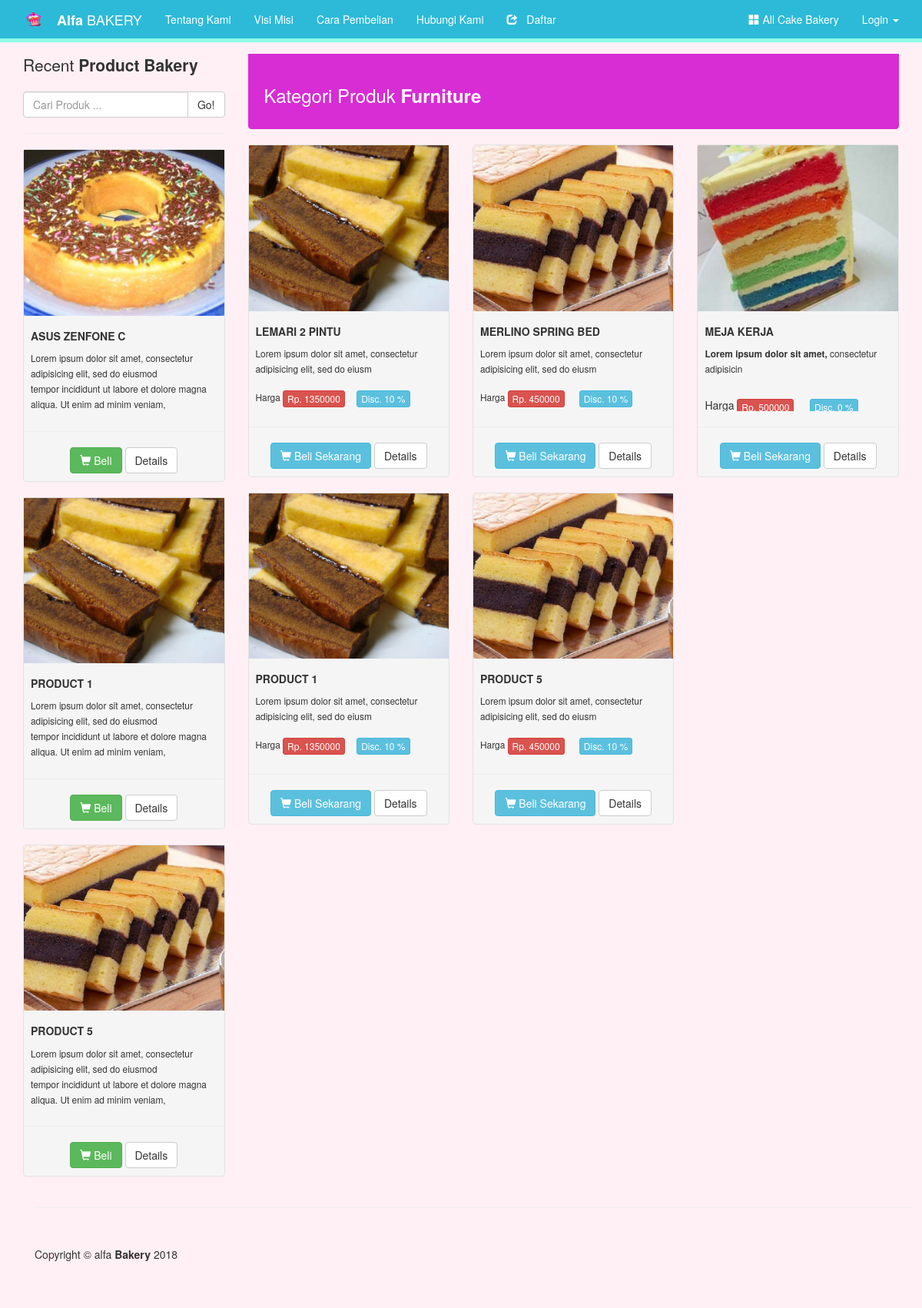
The page /?page=kategori&id=2 on the database its author committed.
### tables this page shows
CREATE TABLE IF NOT EXISTS `produk` (
`produk_id` int(5) NOT NULL,
  `id_kategori` int(5) NOT NULL,
  `nama_produk` varchar(100) NOT NULL,
  `deskripsi` text NOT NULL,
  `harga` int(20) NOT NULL,
  `stok` int(5) NOT NULL,
  `berat` decimal(5,2) unsigned NOT NULL DEFAULT '0.00',
  `tgl_masuk` date NOT NULL,
  `gambar` varchar(100) NOT NULL,
  `dibeli` int(5) NOT NULL DEFAULT '1',
  `diskon` int(5) NOT NULL
);

CREATE TABLE IF NOT EXISTS `kategori` (
`id_kategori` int(5) NOT NULL,
  `nama_kategori` varchar(100) NOT NULL
);

### Connections/olshop.php (called while the page is built, shortened)
<?php
if (!function_exists("GetSQLValueString")) {
function GetSQLValueString($theValue, $theType, $theDefinedValue = "", $theNotDefinedValue = "")
{
  $theValue = get_magic_quotes_gpc() ? stripslashes($theValue) : $theValue;
  $theValue = function_exists("mysql_real_escape_string") ? mysql_real_escape_string($theValue) : mysql_escape_string($theValue);
  switch ($theType) {
    case "long":
    case "int":
      $theValue = ($theValue != "") ? intval($theValue) : "NULL";
      break;
  }
  return $theValue;
}
}
?>

### kategori.php (the view, shortened to what this page needs)
<div class="list-group">
      <a href="#" class="list-group-item active">
        <h3> Kategori Produk <strong><?php echo $row_rs_kategori_judul['nama_kategori']; ?> </strong></h3>
      </a>
</div>
<?php if ($totalRows_rs_detail_kategori > 0) { ?>
<div class="row">
  <?php do { ?>
    <div class="col-md-4">
      <div class="thumbnail well">
        <img src="logged/gambar/<?php echo $row_rs_detail_kategori['gambar']; ?>" alt="Image" class="img-thumbnails">
        <div class="caption">
          <h5 class="text-uppercase"><strong><?php echo $row_rs_detail_kategori['nama']; ?></strong></h5>
			<small><?php echo $row_rs_detail_kategori['desk']; ?></small><br />
		<small>
        <table width="208" height="60" cellpadding="2" cellspacing="2">
          <tr>
            <td>Harga <span class="btn btn-xs btn-danger">Rp.
                <?php
							  $dis = ($row_rs_detail_kategori['diskon'] / 100) *  $row_rs_detail_kategori['harga'];
							  $hasil =  $row_rs_detail_kategori['harga'] - $dis;
							  echo $hasil; ?>
            </span></td>
            <td>&nbsp;</td>
            <td><span class="btn btn-xs btn-info">Disc. <?php echo $row_rs_detail_kategori['diskon']; ?> %</span></td>
          </tr>
        </table>
		</small>
		</div>
        <hr>
        <form action="<?php echo $editFormAction; ?>" method="post" name="form2" id="form2">
          <p align="center"><span class="text-center">
                   <?php if ($row_rs_detail_kategori['stok'] > 0) { ?>
                            <a href="?page=login" class="btn btn-info"><span class="glyphicon glyphicon-shopping-cart"></span> Beli Sekarang</a>
                          <?php }	?>
                  </span>
          </a> <a href="?page=details&produk_id=<?php echo $row_rs_detail_kategori['produk_id']; ?>" class="btn btn-default" role="button">Details</a></span><input type="hidden" name="MM_insert" value="form2" />
        </p>
          </form>
      </div>
    </div>
    <?php } while ($row_rs_detail_kategori = mysql_fetch_assoc($rs_detail_kategori)); ?>
</div>
<?php } ?>

### index.php (shortened to what this page needs)
<?php require_once('Connections/olshop.php');
$maxRows_rs_product = 3;
$pageNum_rs_product = 0;
$startRow_rs_product = $pageNum_rs_product * $maxRows_rs_product;
if (isset($_POST['button'])) {
	$cari = $_POST['nama_produk'];
	$query_rs_product = "SELECT *, LEFT(produk.deskripsi, 250) as desk FROM produk WHERE produk.nama_produk LIKE '%".$cari."%'";
	$query_limit_rs_product = sprintf("%s LIMIT %d, %d", $query_rs_product, $startRow_rs_product, $maxRows_rs_product);
	$rs_product = mysql_query($query_limit_rs_product, $olshop) or die(mysql_error());
	$row_rs_product = mysql_fetch_assoc($rs_product);
}else{
	$query_rs_product = "SELECT *, LEFT(produk.deskripsi, 250) as desk FROM produk ORDER BY RAND()";
	$query_limit_rs_product = sprintf("%s LIMIT %d, %d", $query_rs_product, $startRow_rs_product, $maxRows_rs_product);
	$rs_product = mysql_query($query_limit_rs_product, $olshop) or die(mysql_error());
	$row_rs_product = mysql_fetch_assoc($rs_product);
}
if (isset($_GET['totalRows_rs_product'])) {
  $totalRows_rs_product = $_GET['totalRows_rs_product'];
} else {
  $all_rs_product = mysql_query($query_rs_product);
  $totalRows_rs_product = mysql_num_rows($all_rs_product);
}
$colname_rs_detail_kategori = "-1";
if (isset($_GET['id'])) {
  $colname_rs_detail_kategori = $_GET['id'];
}
$query_rs_detail_kategori = sprintf("SELECT *, LEFT(deskripsi, 70) as desk, LEFT(nama_produk, 20) as nama FROM produk WHERE id_kategori = %s", GetSQLValueString($colname_rs_detail_kategori, "int"));
$rs_detail_kategori = mysql_query($query_rs_detail_kategori, $olshop) or die(mysql_error());
$row_rs_detail_kategori = mysql_fetch_assoc($rs_detail_kategori);
$totalRows_rs_detail_kategori = mysql_num_rows($rs_detail_kategori);
$colname_rs_kategori_judul = "-1";
if (isset($_GET['id'])) {
  $colname_rs_kategori_judul = $_GET['id'];
}
$query_rs_kategori_judul = sprintf("SELECT * FROM kategori WHERE id_kategori = %s", GetSQLValueString($colname_rs_kategori_judul, "int"));
$rs_kategori_judul = mysql_query($query_rs_kategori_judul, $olshop) or die(mysql_error());
$row_rs_kategori_judul = mysql_fetch_assoc($rs_kategori_judul);
?>
<!DOCTYPE html>
<html lang="en">
<head>
    <link href="assets/css/bootstrap.min.css" rel="stylesheet">
    <link href="assets/css/shop-homepage.css" rel="stylesheet">
    <link href="assets/css/animate.css" rel="stylesheet">
    <link rel="stylesheet" type="text/css" href="assets/dist/sweetalert.css">
</head>
<body>
    <nav class="navbar navbar-inverse navbar-fixed-top" role="navigation">
        <div class="container">
             <div class="navbar-header">
               <a class="navbar-brand" href="#">
                <img alt="Brand" src="logged/gambar/bank/favicon.png" >
              </a>
              <a class="navbar-brand" href="index.php"><strong>Alfa </strong>BAKERY</a>
            </div>
            <div class="collapse navbar-collapse" id="bs-example-navbar-collapse-1">
                <ul class="nav navbar-nav">
                    <li><a href="?page=modul&v=1">Tentang Kami</a></li>
                    <li><a href="?page=modul&v=2">Visi Misi</a></li>
                    <li><a href="?page=modul&v=4">Cara Pembelian</a></li>
      				<li><a href="?page=modul&v=3">Hubungi Kami</a></li>
                    <li><a href="#" data-toggle="modal" data-target="#Register"><span class="glyphicon glyphicon-share"></span> &nbsp;&nbsp;Daftar</a></li>
      			</ul>
                     <ul class="nav navbar-nav navbar-right">
                  <li><a href="index.php" ><span class="glyphicon glyphicon-th-large"></span> All Cake Bakery</a></li>
                  <li class="dropdown">
                      <a href="#" class="dropdown-toggle" data-toggle="dropdown" role="button" aria-haspopup="true" aria-expanded="false"> Login <span class="caret"></span></a>
                    </li>
              </ul>
            </div>
        </div>
    </nav>
    <div class="container">
        <div class="row">
            <div class="col-md-3">
                <p class="lead">Recent <strong>Product Bakery</strong></p>
                <form action="" method="post" >
                    <div class="input-group">
                      <input type="text" class="form-control" name="nama_produk" placeholder="Cari Produk ...">
                      <span class="input-group-btn">
                        <button class="btn btn-default" name="button" type="submit">Go!</button>
                      </span>
                    </div>
                </form>
                <hr />
               		<?php if ($totalRows_rs_product > 0) {?>
					<?php do { ?>
                      <div class="thumbnail well">
                        <img src="logged/gambar/<?php echo $row_rs_product['gambar']; ?>" alt="Image" class="img-thumbnails">
                        <div class="caption">
                          <h5><strong><?php echo $row_rs_product['nama_produk']; ?></strong></h5>
                          <p><small><?php echo nl2br($row_rs_product['desk']); ?></small> </p>
                        </div>
                        <hr>
                        <p>
                        <center><a href="?page=login" class="btn btn-success"><span class="glyphicon glyphicon-shopping-cart"></span> Beli</a> <a href="?page=details&produk_id=<?php echo $row_rs_product['produk_id']; ?>" class="btn btn-default" role="button">Details</a></span>
                        </center>
                        </p>
                    </div>
                    <?php } while ($row_rs_product = mysql_fetch_assoc($rs_product)); ?>
                    <?php } ?>
                </div>
            <div class="col-md-9">
            	<div class="animated fadeIn">
                <?php
				   if(isset($_GET["page"]) && $_GET["page"] != "home"){
						if(file_exists(htmlentities($_GET["page"]).".php")){
							include(htmlentities($_GET["page"]).".php");
							}else{
							include("404.php");
							}
					   }else{
					  include("home.php");
					  }
				   ?>
            	</div>
            </div>
</div>
    <div class="container">
        <hr>
        <footer>
            <div class="row">
                <div class="col-lg-12">
                    <p>Copyright &copy; alfa <strong>Bakery</strong> 2018</p>
                </div>
          </div>
        </footer>
    </div>
                 <?php require_once('register.php'); ?>
</body>
</html>

### assets/css/shop-homepage.css (style rules this page uses)
body { padding-top: 70px; background-color: lavenderblush; }
.caption { height: 130px; overflow: hidden; }
.thumbnail img { width: 100%; }
.thumbnail { padding: 0; }
footer { margin: 50px 0; }

### rows shown on the page
produk: gambar (picture), nama_produk "ASUS ZENFONE C", desk "Lorem ipsum dolor sit amet, consectetur adipisicing elit, sed do eiusmod tempor incididunt ut labore et dolore magna aliqua. Ut enim ad minim veniam,"
produk: shows a picture, nama_produk "PRODUCT 1", desk "Lorem ipsum dolor sit amet, consectetur adipisicing elit, sed do eiusmod tempor incididunt ut labore et dolore magna aliqua. Ut enim ad minim veniam,", nama "PRODUCT 1", desk "Lorem ipsum dolor sit amet, consectetur adipisicing elit, sed do eiusm", hasil "1350000", diskon "10", stok "Beli Sekarang"
produk: shows a picture, nama_produk "PRODUCT 5", desk "Lorem ipsum dolor sit amet, consectetur adipisicing elit, sed do eiusmod tempor incididunt ut labore et dolore magna aliqua. Ut enim ad minim veniam,", nama "PRODUCT 5", desk "Lorem ipsum dolor sit amet, consectetur adipisicing elit, sed do eiusm", hasil "450000", diskon "10", stok "Beli Sekarang"
kategori: nama_kategori "Furniture"
produk: gambar (picture), nama "LEMARI 2 PINTU", desk "Lorem ipsum dolor sit amet, consectetur adipisicing elit, sed do eiusm", hasil "1350000", diskon "10", stok "Beli Sekarang"
produk: gambar (picture), nama "MERLINO SPRING BED", desk "Lorem ipsum dolor sit amet, consectetur adipisicing elit, sed do eiusm", hasil "450000", diskon "10", stok "Beli Sekarang"
produk: gambar (picture), nama "MEJA KERJA", desk "Lorem ipsum dolor sit amet, consectetur adipisicin", harga "500000", diskon "0", stok "Beli Sekarang"
